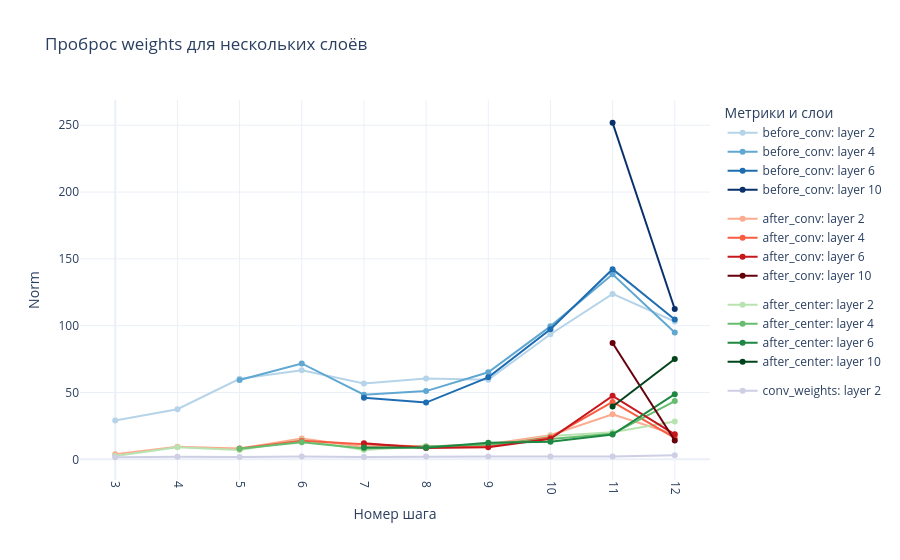

This figure's notebook cell:
### Code cell
import plotly.colors as pc
import plotly.graph_objects as go

max_len = 10

all_data = []

for i in enumerated_layers.keys():
    if i % 2 == 1: continue
    if i == 8: continue

    bns, convs = register_conv_bn_hooks(model)

    f, s = enumerated_layers[i]

    # Подготовим центр
    signal = model.backbone.block_list[f].block_list[s].conv1.bn1.running_mean.view(1, -1, 1, 1) if signal_ == 'center'\
        else torch.Tensor(model.backbone.block_list[f].block_list[s].conv1.conv1.weight.cpu()).to(torch.device('cuda'))

    # Внедряем в модель
    layers = []
    inject_center_and_patch_model(
        model,
        layer_name_to_replace=f'backbone.block_list.{f}.block_list.{s}.conv1.bn1',  # имя нужного слоя
        new_signal=signal
    )
    
    # Прогоняем forward
    try:
        origin_image = cv2.cvtColor(cv2.imread(path), cv2.COLOR_BGR2RGB)
        image, origin_shape = infer_engine.preprocess(origin_image)
        output = model(image)
    except Exception as e:
        print(f"Ожидаемая ошибка при прогоне модели: {e}")
    
    # Собираем результаты
    before_conv = np.array([convs[i][2].detach().cpu() for i in range(len(bns))], dtype=object)
    after_conv = np.array([convs[i][3].detach().cpu() for i in range(len(bns))], dtype=object)
    after_center = np.array([bns[i][2].detach().cpu() - 
                            bns[i][1].running_mean.view(-1, 1, 1).detach().cpu() 
                            for i in range(len(bns))], dtype=object)
    weights = np.array([convs[i][-1].detach().cpu() for i in range(len(bns))], dtype=object)

    right_border = 12
    
    a = [torch.norm(before_conv[j]) for j in range(i, right_border)]
    b = [torch.norm(after_conv[j]) for j in range(i, right_border)]
    c = [torch.norm(after_center[j]) for j in range(i, right_border)]

    if i == 2:
        d = [torch.norm(weights[j]) for j in range(i, right_border)]
    else :
        d = None

    all_data.append({
        "layer": i,
        "before_conv": a,
        "after_conv": b,
        "after_center": c,
        "conv_weights": d
    })


# ==== Палитры для разных типов метрик =====
def get_adjusted_colorscale(name, n_colors, min_val=0.3, max_val=1.0):
    return pc.sample_colorscale(name, np.linspace(min_val, max_val, n_colors))

palette_before = get_adjusted_colorscale('Blues', len(all_data))
palette_after = get_adjusted_colorscale('Reds', len(all_data))
palette_center = get_adjusted_colorscale('Greens', len(all_data))
palette_weights = get_adjusted_colorscale('Purples', 1)  # веса только у первого слоя

# ===== Длина общей оси X и выравнивание вправо =====
def series_lengths(d):
    lens = [len(d["before_conv"]), len(d["after_conv"]), len(d["after_center"])]
    if d.get("conv_weights") is not None:
        lens.append(len(d["conv_weights"]))
    return max(lens)

axis_len = max(series_lengths(d) for d in all_data)

# ===== Построение =====
fig = go.Figure()

for idx, data in enumerate(all_data):
    layer = data["layer"]

    # before_conv
    y = data["before_conv"]
    x = list(range(axis_len - len(y), axis_len))  # прижимаем к правому краю
    fig.add_trace(go.Scatter(
        x=x, y=y, mode='lines+markers',
        name=f"before_conv: layer {layer}",
        line=dict(color=palette_before[idx]),
        legendgroup='before_conv',
        hovertemplate=f'before_conv (layer {layer})<br>x=%{{x}}<br>y=%{{y}}'
    ))

    # after_conv
    y = data["after_conv"]
    x = list(range(axis_len - len(y), axis_len))
    fig.add_trace(go.Scatter(
        x=x, y=y, mode='lines+markers',
        name=f"after_conv: layer {layer}",
        line=dict(color=palette_after[idx]),
        legendgroup='after_conv',
        hovertemplate=f'after_conv (layer {layer})<br>x=%{{x}}<br>y=%{{y}}'
    ))

    # after_center
    y = data["after_center"]
    x = list(range(axis_len - len(y), axis_len))
    fig.add_trace(go.Scatter(
        x=x, y=y, mode='lines+markers',
        name=f"after_center: layer {layer}",
        line=dict(color=palette_center[idx]),
        legendgroup='after_center',
        hovertemplate=f'after_center (layer {layer})<br>x=%{{x}}<br>y=%{{y}}'
    ))

    # conv_weights — только для первого слоя (если сохранены)
    if data.get("conv_weights") is not None:
        y = data["conv_weights"]
        x = list(range(axis_len - len(y), axis_len))
        fig.add_trace(go.Scatter(
            x=x, y=y, mode='lines+markers',
            name=f"conv_weights: layer {layer}",
            line=dict(color=palette_weights[0]),
            legendgroup='conv_weights',
            hovertemplate=f'conv_weights (layer {layer})<br>x=%{{x}}<br>y=%{{y}}'
        ))

# ===== Оформление =====
title_text = f"Проброс {signal_} для нескольких слоёв"
fig.update_layout(
    title=title_text,
    hovermode='x',
    legend=dict(
        title='Метрики и слои',
        itemclick='toggleothers',
        itemdoubleclick='toggle'
    ),
    xaxis=dict(title='Номер шага', tickangle=90),
    yaxis=dict(title='Norm'),
    template='plotly_white'
)

# ===== Кастомные xticks =====
x = np.arange(0, right_border - 2)
xticks_labels = [str(j + 2 + 1) for j in x]
if xticks_labels:
    fig.update_xaxes(
        tickmode='array',
        tickvals=list(range(axis_len)),
        ticktext=xticks_labels
    )

fig.show()

# fig.write_html("45. Проброс весов нескольких слоёв.html")

### Figure 1 — Plotly figure (JSON) as saved in the notebook; plotly's stock layout.template omitted (floating-point values rounded to 4 significant figures)
{"data": [{"hovertemplate": "before_conv (layer 2)<br>x=%{x}<br>y=%{y}", "legendgroup": "before_conv", "line": {"color": "rgb(182, 212, 233)"}, "mode": "lines+markers", "name": "before_conv: layer 2", "type": "scatter", "x": [0, 1, 2, 3, 4, 5, 6, 7, 8, 9], "y": [29.08, 37.48, 60.28, 66.71, 56.78, 60.54, 59.49, 93.58, 123.8, 103.1]}, {"hovertemplate": "after_conv (layer 2)<br>x=%{x}<br>y=%{y}", "legendgroup": "after_conv", "line": {"color": "rgb(252, 171, 142)"}, "mode": "lines+markers", "name": "after_conv: layer 2", "type": "scatter", "x": [0, 1, 2, 3, 4, 5, 6, 7, 8, 9], "y": [3.873, 9.414, 8.081, 15.48, 9.225, 9.639, 11.35, 18.02, 33.67, 18.52]}, {"hovertemplate": "after_center (layer 2)<br>x=%{x}<br>y=%{y}", "legendgroup": "after_center", "line": {"color": "rgb(184, 227, 177)"}, "mode": "lines+markers", "name": "after_center: layer 2", "type": "scatter", "x": [0, 1, 2, 3, 4, 5, 6, 7, 8, 9], "y": [2.4, 9.105, 6.907, 14.38, 6.916, 9.709, 9.479, 17.39, 20.2, 28.25]}, {"hovertemplate": "conv_weights (layer 2)<br>x=%{x}<br>y=%{y}", "legendgroup": "conv_weights", "line": {"color": "rgb(206, 206, 229)"}, "mode": "lines+markers", "name": "conv_weights: layer 2", "type": "scatter", "x": [0, 1, 2, 3, 4, 5, 6, 7, 8, 9], "y": [1.538, 1.973, 1.654, 2.035, 1.693, 2.162, 2.091, 2.071, 2.178, 2.947]}, {"hovertemplate": "before_conv (layer 4)<br>x=%{x}<br>y=%{y}", "legendgroup": "before_conv", "line": {"color": "rgb(96, 167, 210)"}, "mode": "lines+markers", "name": "before_conv: layer 4", "type": "scatter", "x": [2, 3, 4, 5, 6, 7, 8, 9], "y": [59.39, 71.75, 48.31, 51.06, 65.13, 99.49, 138.4, 94.86]}, {"hovertemplate": "after_conv (layer 4)<br>x=%{x}<br>y=%{y}", "legendgroup": "after_conv", "line": {"color": "rgb(248, 93, 66)"}, "mode": "lines+markers", "name": "after_conv: layer 4", "type": "scatter", "x": [2, 3, 4, 5, 6, 7, 8, 9], "y": [8.171, 13.94, 11.2, 9.401, 9.905, 16.48, 42.97, 16.04]}, {"hovertemplate": "after_center (layer 4)<br>x=%{x}<br>y=%{y}", "legendgroup": "after_center", "line": {"color": "rgb(102, 189, 111)"}, "mode": "lines+markers", "name": "after_center: layer 4", "type": "scatter", "x": [2, 3, 4, 5, 6, 7, 8, 9], "y": [7.816, 12.73, 8.062, 9.446, 11.07, 15.12, 19.04, 43.55]}, {"hovertemplate": "before_conv (layer 6)<br>x=%{x}<br>y=%{y}", "legendgroup": "before_conv", "line": {"color": "rgb(30, 109, 178)"}, "mode": "lines+markers", "name": "before_conv: layer 6", "type": "scatter", "x": [4, 5, 6, 7, 8, 9], "y": [46.14, 42.46, 61.36, 97.3, 142.3, 104.7]}, {"hovertemplate": "after_conv (layer 6)<br>x=%{x}<br>y=%{y}", "legendgroup": "after_conv", "line": {"color": "rgb(198, 23, 28)"}, "mode": "lines+markers", "name": "after_conv: layer 6", "type": "scatter", "x": [4, 5, 6, 7, 8, 9], "y": [11.99, 8.499, 9.039, 15.42, 47.49, 18.72]}, {"hovertemplate": "after_center (layer 6)<br>x=%{x}<br>y=%{y}", "legendgroup": "after_center", "line": {"color": "rgb(30, 135, 66)"}, "mode": "lines+markers", "name": "after_center: layer 6", "type": "scatter", "x": [4, 5, 6, 7, 8, 9], "y": [8.812, 8.667, 12.31, 13.15, 18.48, 48.72]}, {"hovertemplate": "before_conv (layer 10)<br>x=%{x}<br>y=%{y}", "legendgroup": "before_conv", "line": {"color": "rgb(8, 48, 107)"}, "mode": "lines+markers", "name": "before_conv: layer 10", "type": "scatter", "x": [8, 9], "y": [251.9, 112.5]}, {"hovertemplate": "after_conv (layer 10)<br>x=%{x}<br>y=%{y}", "legendgroup": "after_conv", "line": {"color": "rgb(103, 0, 13)"}, "mode": "lines+markers", "name": "after_conv: layer 10", "type": "scatter", "x": [8, 9], "y": [87.02, 14.03]}, {"hovertemplate": "after_center (layer 10)<br>x=%{x}<br>y=%{y}", "legendgroup": "after_center", "line": {"color": "rgb(0, 68, 27)"}, "mode": "lines+markers", "name": "after_center: layer 10", "type": "scatter", "x": [8, 9], "y": [39.46, 75.08]}], "layout": {"hovermode": "x", "legend": {"itemclick": "toggleothers", "itemdoubleclick": "toggle", "title": {"text": "Метрики и слои"}}, "title": {"text": "Проброс weights для нескольких слоёв"}, "xaxis": {"tickangle": 90, "tickmode": "array", "ticktext": ["3", "4", "5", "6", "7", "8", "9", "10", "11", "12"], "tickvals": [0, 1, 2, 3, 4, 5, 6, 7, 8, 9], "title": {"text": "Номер шага"}}, "yaxis": {"title": {"text": "Norm"}}}}
